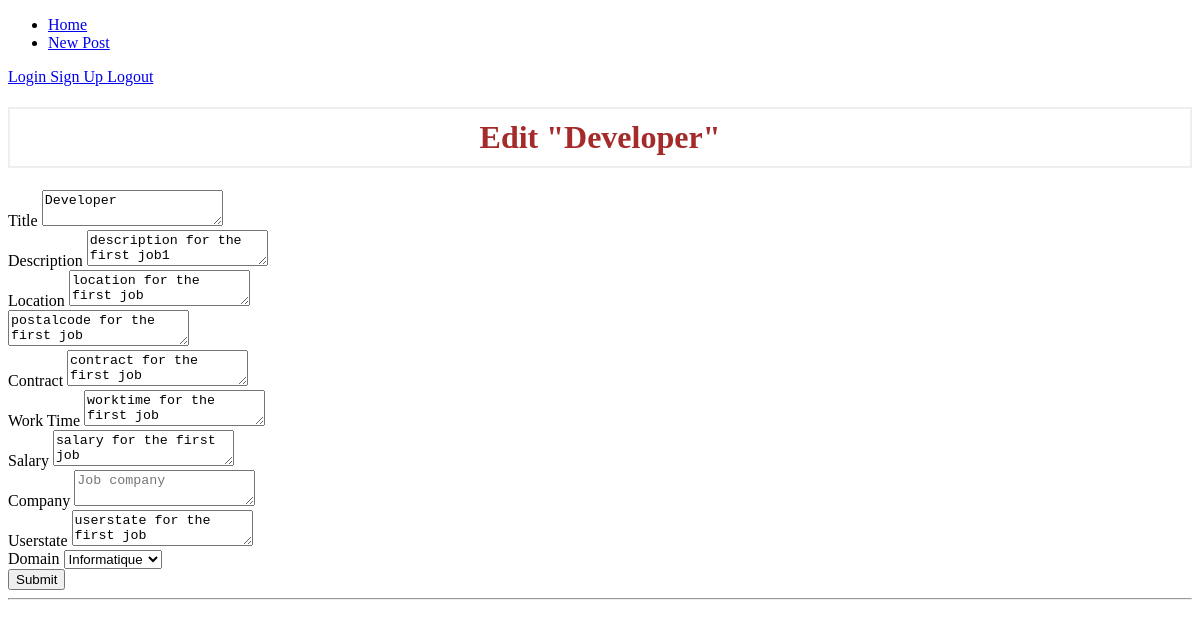
/1/edit, run on an earlier commit of the app's database.
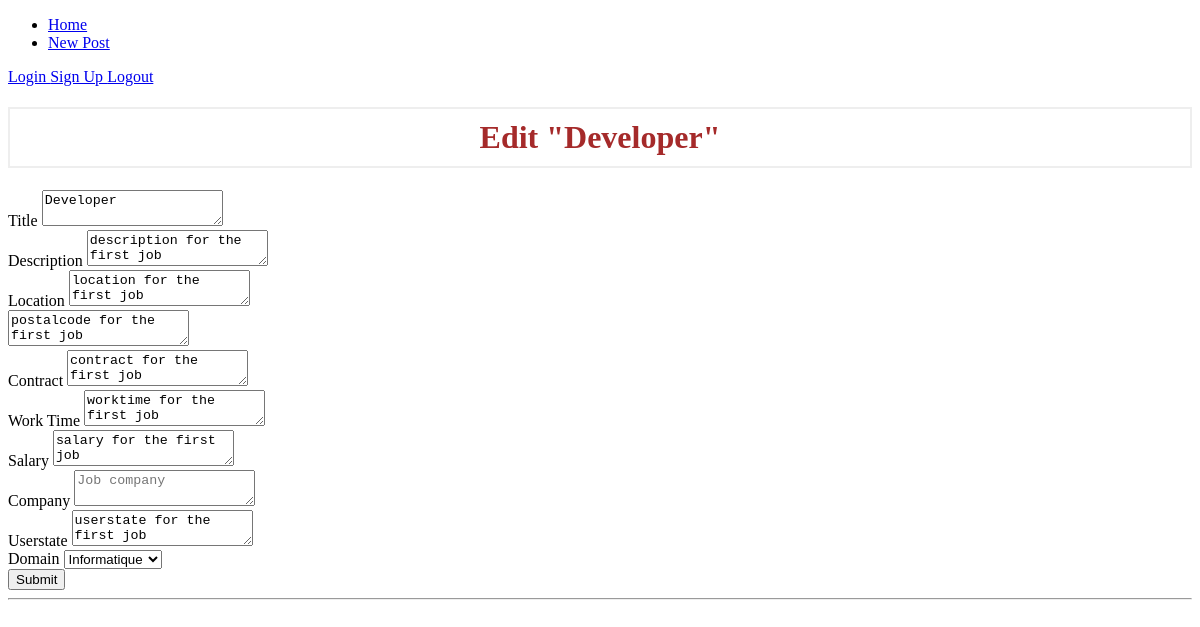
And on a later commit of the database.
### tables this page shows
CREATE TABLE jobs (
    job_id INTEGER PRIMARY KEY AUTOINCREMENT,
    created TIMESTAMP NOT NULL DEFAULT CURRENT_TIMESTAMP,
    title TEXT NOT NULL,
    location TEXT NOT NULL,
    postalcode TEXT NOT NULL,
    contract TEXT NOT NULL,
    worktime TEXT NOT NULL,
    userstate TEXT NOT NULL,
    description TEXT NOT NULL,
    salary TEXT NOT NULL,
    category_id INTEGER,
    company_id INTEGER,
    FOREIGN KEY(category_id) REFERENCES categories(category_id),
    FOREIGN KEY(company_id) REFERENCES companies(company_id)
);

### server.py (the view, shortened to what this page needs)
@app.route('/<int:id>/edit', methods=('GET', 'POST'))
def edit(id):
    job= get_job(id)
    return render_template('edit.html', job=job)

### server.py (called while the page is built)
def get_db_connection():
    conn = sqlite3.connect('database.db')
    conn.row_factory = sqlite3.Row
    return conn

def get_job(job_id):
    conn = get_db_connection()
    job = conn.execute('SELECT * FROM jobs WHERE job_id = ?',
                        (job_id,)).fetchone()
    conn.close()
    if job is None:
        abort(404)
    return job

### templates/edit.html (shortened to what this page needs)
{% extends 'bases.html' %}
{% block content %}
<h1>{% block title %} Edit "{{ job['title'] }}" {% endblock %}</h1>
<form method="post">
  <div>
    <label for="title">Title</label>
    <textarea name="title" placeholder="Job title" >{{ request.form['title'] or job['title'] }}</textarea>
  </div>
  <div>
    <label for="description">Description</label>
    <textarea name="description" placeholder="Job description" >{{ request.form['description'] or job['description']  }}</textarea>
  </div>
  <div>
    <label for="location">Location</label>
    <textarea name="location" placeholder="Job location" >{{ request.form['location'] or job['location']  }}</textarea>
  </div>
  <div>
    <textarea name="postalcode" placeholder="Job postalcode" >{{ request.form['postalcode'] or job['postalcode'] }}</textarea>
  </div>
  <div>
    <label for="contract">Contract</label>
    <textarea name="contract" placeholder="Job contract" >{{ request.form['contract'] or job['contract'] }}</textarea>
  </div>
  <div>
    <label for="worktime">Work Time</label>
    <textarea name="worktime" placeholder="Job worktime" >{{ request.form['worktime'] or job['worktime'] }}</textarea>
  </div>
  <div>
    <label for="salary">Salary</label>
    <textarea name="salary" placeholder="Job salary" >{{ request.form['salary'] or job['salary'] }}</textarea>
  </div>
  <div>
    <label for="company">Company</label>
    <textarea name="company" placeholder="Job company" ></textarea>
  </div>
  <div>
    <label for="userstate">Userstate</label>
    <textarea name="userstate" placeholder="userstate" >{{ request.form['userstate'] or job['userstate'] }}</textarea>
  </div>
  <div>
    <label for="domain">Domain</label>
              <select name="category" placeholder="Job domain" >
                <option value="domain1">Informatique</option>
            </select>
  </div>
  <div>
    <button type="submit" class="btn btn-primary">Submit</button>
  </div>
</form>
<hr>
{% endblock %}

What changed in the data, as far as the page shows it:
changed jobs "Developer": description "description for the first job1" → "description for the first job"
